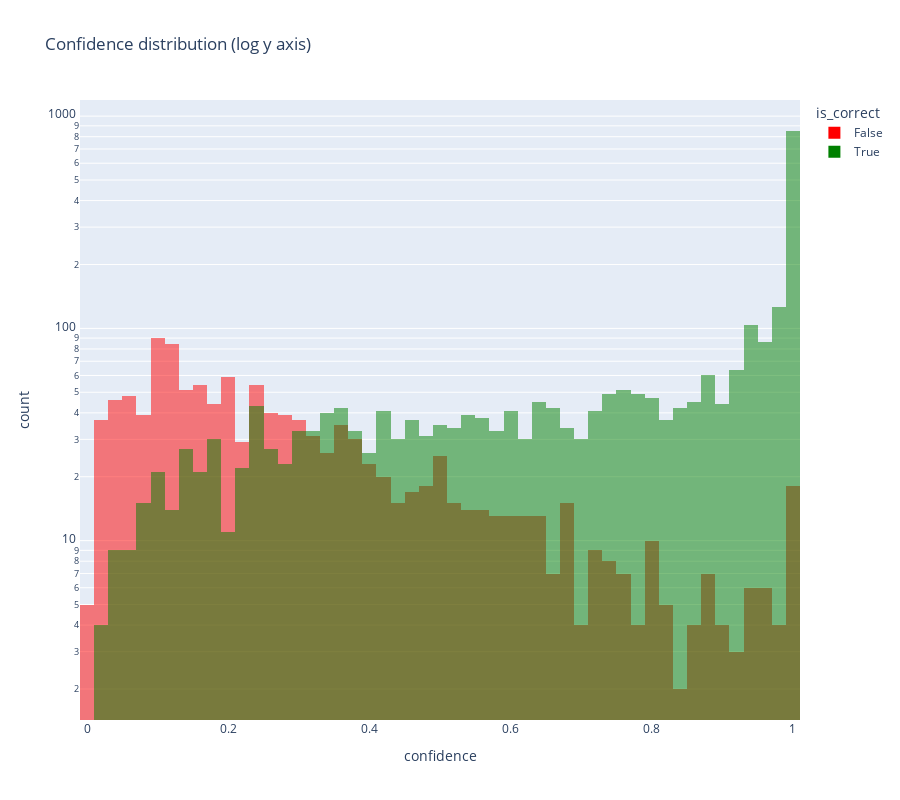

Source (notebook cell):
### Code cell
px.histogram(comparison,
    x='confidence', 
    color='is_correct', 
    nbins=50, 
    title='Confidence distribution (log y axis)',
    color_discrete_map={True:'green', False:'Red'},
    opacity=0.5,
    barmode='overlay',
    log_y=True,
    height=800,)

### Figure 1 — Plotly figure (JSON) as saved in the notebook; plotly's stock layout.template omitted (floating-point values rounded to 4 significant figures; data arrays with more than 128 entries replaced by an {"elided": "..."} marker saying what was removed)
{"data": [{"alignmentgroup": "True", "bingroup": "x", "hovertemplate": "is_correct=False<br>confidence=%{x}<br>count=%{y}<extra></extra>", "legendgroup": "False", "marker": {"color": "Red", "opacity": 0.5, "pattern": {"shape": ""}}, "name": "False", "nbinsx": 50, "offsetgroup": "False", "orientation": "v", "showlegend": true, "type": "histogram", "x": {"elided": "1214 float values"}, "xaxis": "x", "yaxis": "y"}, {"alignmentgroup": "True", "bingroup": "x", "hovertemplate": "is_correct=True<br>confidence=%{x}<br>count=%{y}<extra></extra>", "legendgroup": "True", "marker": {"color": "green", "opacity": 0.5, "pattern": {"shape": ""}}, "name": "True", "nbinsx": 50, "offsetgroup": "True", "orientation": "v", "showlegend": true, "type": "histogram", "x": {"elided": "2719 float values"}, "xaxis": "x", "yaxis": "y"}], "layout": {"barmode": "overlay", "height": 800, "legend": {"title": {"text": "is_correct"}, "tracegroupgap": 0}, "title": {"text": "Confidence distribution (log y axis)"}, "xaxis": {"anchor": "y", "domain": [0, 1], "title": {"text": "confidence"}}, "yaxis": {"anchor": "x", "domain": [0, 1], "title": {"text": "count"}, "type": "log"}}}
